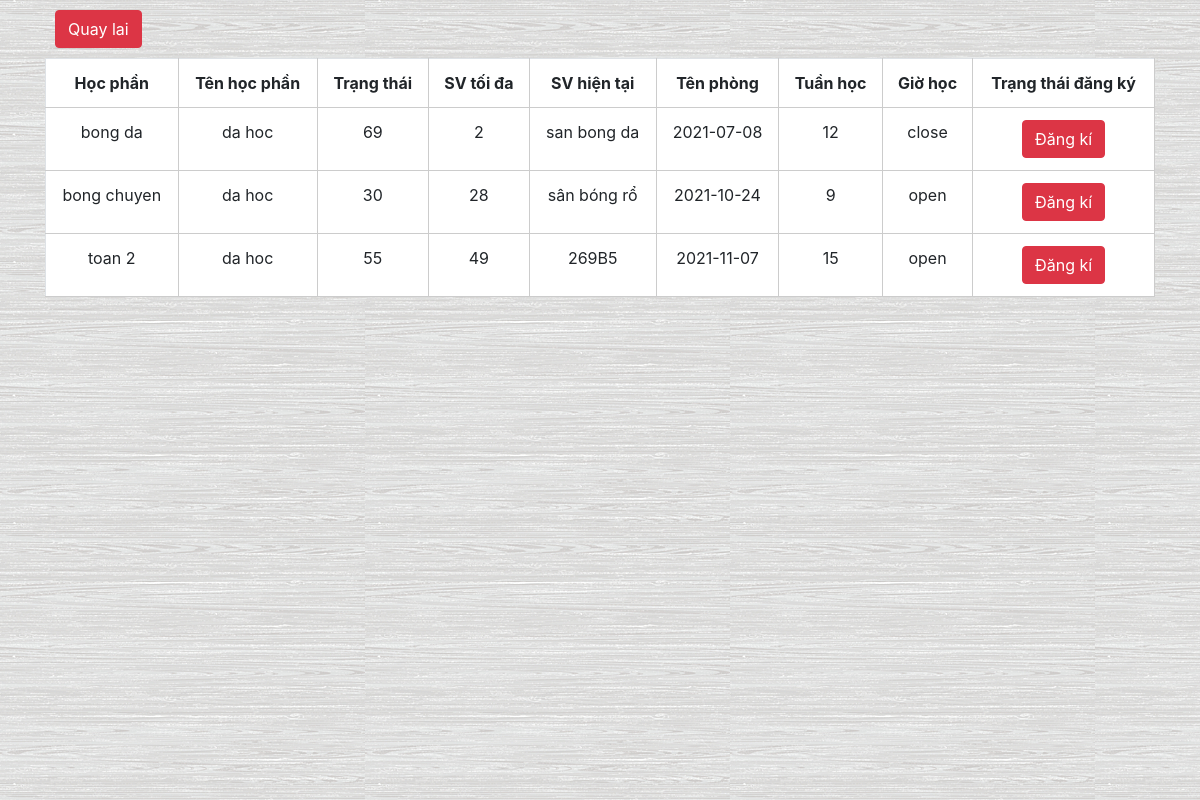
Page /sinhvien/search.php on the committed database.
### tables this page shows
CREATE TABLE `dang_ki_tin_chi` (
  `lop_id` int(11) NOT NULL,
  `lop_ten_hoc_phan` varchar(30) NOT NULL,
  `lop_trang_thai` varchar(30) NOT NULL,
  `lop_max_sv` int(11) NOT NULL,
  `lop_current_sv` int(11) NOT NULL,
  `lop_ten_phong` varchar(30) NOT NULL,
  `lop_tuan_hoc` date NOT NULL,
  `lop_gio_hoc` int(11) NOT NULL,
  `lop_trang_thai_dang_ki` varchar(30) NOT NULL,
  `mh_id` varchar(30) NOT NULL,
  `gv_id` varchar(30) NOT NULL
);

### sinhvien/search.php (the view)
<?php include('../index_sv/header.php') ?>
<div class="back_sv">
<div class="table-responsive container ">
<button class="btn btn-danger"><a href="index.php" >Quay lai </a></button>
    <table class="table">
        <tr>
            <th>Học phần</th>
            <th>Tên học phần</th>
            <th>Trạng thái</th>
            <th>SV tối đa</th>
            <th>SV hiện tại</th>
            <th>Tên phòng</th>
            <th>Tuần học</th>
            <th>Giờ học</th>
            <th>Trạng thái đăng ký</th>
        </tr>
    <?php
    $sv_id = $_SESSION['sinh_vien'];
     $search = $_GET['q'];
     $sql = "SELECT DISTINCT  * FROM dang_ki_tin_chi WHERE lop_ten_hoc_phan LIKE '%$search%' ";
     $res = mysqli_query($conn,$sql);
     if($res == TRUE){
            $count = mysqli_num_rows($res);
            if($count >0){
                while($rows=mysqli_fetch_assoc($res)){
                        $lop_id = $rows['lop_id'];
                        $lop_ten_hoc_phan=$rows['lop_ten_hoc_phan'];
                        $lop_trang_thai=$rows['lop_trang_thai'];
                        $lop_max_sv	=$rows['lop_max_sv'];
                        $lop_current_sv=$rows['lop_current_sv'];
                        $lop_ten_phong	=$rows['lop_ten_phong'];
                        $lop_tuan_hoc	=$rows['lop_tuan_hoc'];
                        $lop_gio_hoc	=$rows['lop_gio_hoc'];
                        $lop_trang_thai_dang_ki	=$rows['lop_trang_thai_dang_ki'];
                        ?>
        <tr>
            <td>
                <?php echo $lop_ten_hoc_phan; ?>
            </td>
            <td>
                <?php echo $lop_trang_thai; ?>
            </td>
            <td>
                <?php echo $lop_max_sv; ?>
            </td>
            <td>
                <?php echo $lop_current_sv; ?>
            </td>
            <td>
                <?php echo $lop_ten_phong; ?>
            </td>
            <td>
                <?php echo $lop_tuan_hoc; ?>
            </td>
            <td>
                <?php echo $lop_gio_hoc; ?>
            </td>
            <td>
                <?php echo $lop_trang_thai_dang_ki; ?>
            </td>
            <td>
                <a href="addSubject.php?lop_id=<?php echo $lop_id ?>&sv_id=<?php echo $sv_id ?>" class="btn btn-danger">Đăng kí</a>
            </td>
        </tr>
        <?php
                }
            }else{
                echo "<h1>Tên học phần không chính xác</h1>";
            }
     }
     ?>
    </table>
    </div>
    </div>
<?php include('../index_sv/footer.php') ?>

### sinhvien/sinhvien/style.css (style rules this page uses)
a { text-decoration: none; color: unset !important; }
button.btn.btn-danger { margin: 10px; }
a.btn.btn-danger { color: white !important; }
.back_sv { background-image: url(../../images/back_1.jpg); height: 100vh; box-sizing: border-box; overflow-x: auto; }
.container { width: 80%; margin: 0 auto; }
a { text-decoration: none; }
table { border-collapse:separate; border:solid black 1px; border-radius:6px; -moz-border-radius:6px; }
td, th { border-left:solid black 1px; border-top:solid black 1px; }
th { background-color: white; border-top: none; }
td:first-child, th:first-child { border-left: none; }
table#tableSubject, th, td { border:1px solid #ccc; }
tr { text-align: center; background-color: white; }

### rows in the picture
dang_ki_tin_chi: lop_ten_hoc_phan "bong da", lop_trang_thai "da hoc", lop_max_sv "69", lop_current_sv "2", lop_ten_phong "san bong da", lop_tuan_hoc "2021-07-08", lop_gio_hoc "12", lop_trang_thai_dang_ki "close"
dang_ki_tin_chi: lop_ten_hoc_phan "bong chuyen", lop_trang_thai "da hoc", lop_max_sv "30", lop_current_sv "28", lop_ten_phong "sân bóng rổ", lop_tuan_hoc "2021-10-24", lop_gio_hoc "9", lop_trang_thai_dang_ki "open"
dang_ki_tin_chi: lop_ten_hoc_phan "toan 2", lop_trang_thai "da hoc", lop_max_sv "55", lop_current_sv "49", lop_ten_phong "269B5", lop_tuan_hoc "2021-11-07", lop_gio_hoc "15", lop_trang_thai_dang_ki "open"
